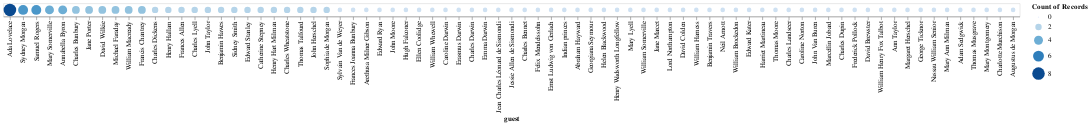

Notebook source saved alongside this figure:
### Markdown cell above
## Who came most often to these parties?

### Code cell
alt.Chart(parties).mark_circle().encode(
    alt.X("guest:N").sort("-size"),
    size="count(date-imputed)",
    color="count(date-imputed):O",
    tooltip=["count(date-imputed)"]
)
